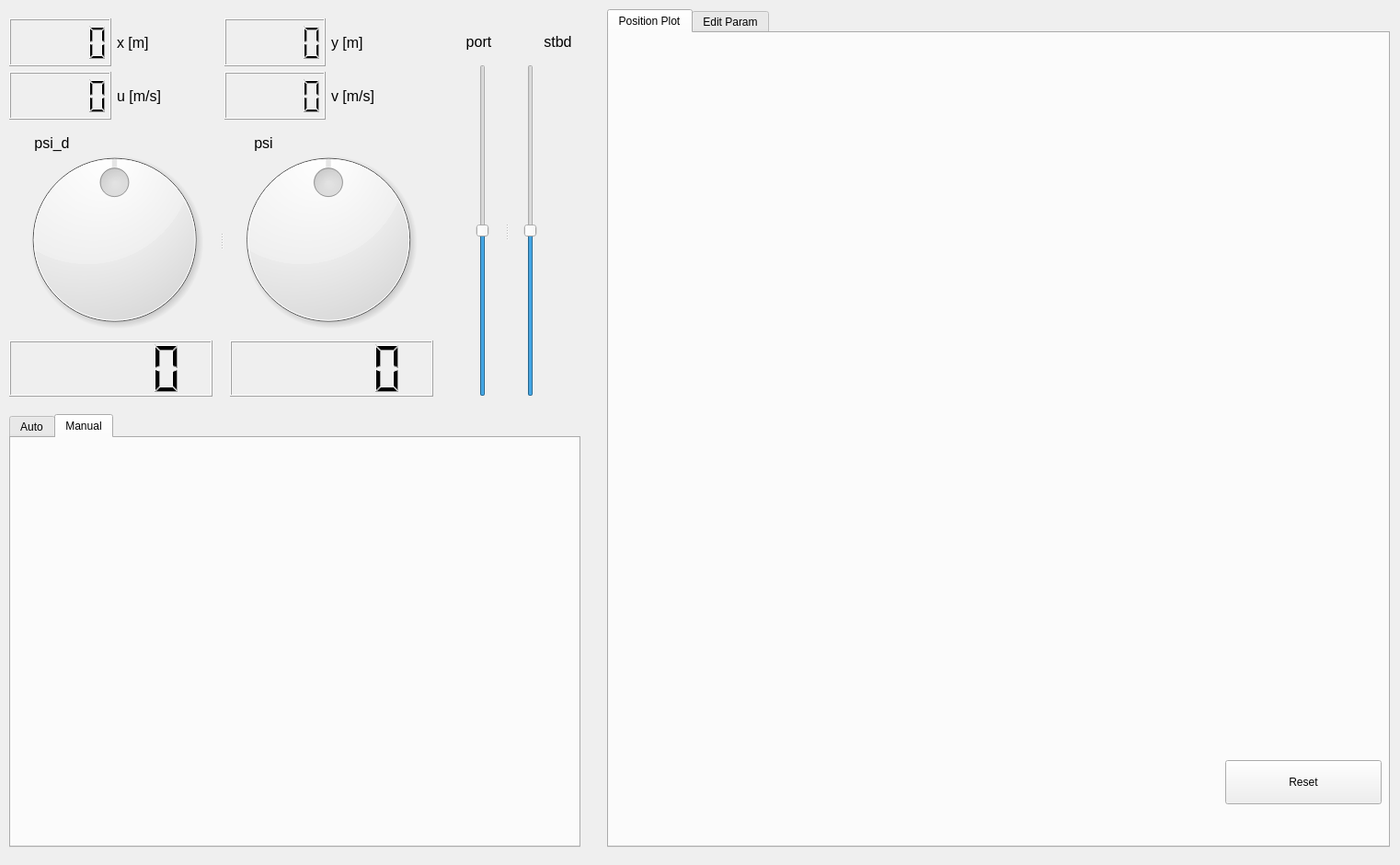
<?xml version="1.0" encoding="UTF-8"?>
<ui version="4.0">
 <class>USV</class>
 <widget class="QWidget" name="USV">
  <property name="windowModality">
   <enum>Qt::WindowModal</enum>
  </property>
  <property name="geometry">
   <rect>
    <x>0</x>
    <y>0</y>
    <width>1522</width>
    <height>940</height>
   </rect>
  </property>
  <property name="autoFillBackground">
   <bool>false</bool>
  </property>
  <widget class="QSplitter" name="splitter_5">
   <property name="geometry">
    <rect>
     <x>500</x>
     <y>70</y>
     <width>101</width>
     <height>361</height>
    </rect>
   </property>
   <property name="orientation">
    <enum>Qt::Horizontal</enum>
   </property>
   <widget class="QSlider" name="port_thrust_2">
    <property name="minimum">
     <number>1200</number>
    </property>
    <property name="maximum">
     <number>1800</number>
    </property>
    <property name="value">
     <number>1500</number>
    </property>
    <property name="orientation">
     <enum>Qt::Vertical</enum>
    </property>
    <property name="tickPosition">
     <enum>QSlider::NoTicks</enum>
    </property>
   </widget>
   <widget class="QSlider" name="stbd_thrust_2">
    <property name="minimum">
     <number>1200</number>
    </property>
    <property name="maximum">
     <number>1800</number>
    </property>
    <property name="value">
     <number>1500</number>
    </property>
    <property name="orientation">
     <enum>Qt::Vertical</enum>
    </property>
   </widget>
  </widget>
  <widget class="QLabel" name="label_yaw_2">
   <property name="geometry">
    <rect>
     <x>10</x>
     <y>130</y>
     <width>93</width>
     <height>51</height>
    </rect>
   </property>
   <property name="font">
    <font>
     <family>Ubuntu</family>
     <pointsize>12</pointsize>
     <weight>50</weight>
     <italic>false</italic>
     <bold>false</bold>
    </font>
   </property>
   <property name="text">
    <string>psi_d</string>
   </property>
   <property name="textFormat">
    <enum>Qt::AutoText</enum>
   </property>
   <property name="scaledContents">
    <bool>false</bool>
   </property>
   <property name="alignment">
    <set>Qt::AlignCenter</set>
   </property>
  </widget>
  <widget class="QLabel" name="label_yaw_3">
   <property name="geometry">
    <rect>
     <x>240</x>
     <y>130</y>
     <width>93</width>
     <height>51</height>
    </rect>
   </property>
   <property name="font">
    <font>
     <family>Ubuntu</family>
     <pointsize>12</pointsize>
     <weight>50</weight>
     <italic>false</italic>
     <bold>false</bold>
    </font>
   </property>
   <property name="text">
    <string>psi</string>
   </property>
   <property name="textFormat">
    <enum>Qt::AutoText</enum>
   </property>
   <property name="scaledContents">
    <bool>false</bool>
   </property>
   <property name="alignment">
    <set>Qt::AlignCenter</set>
   </property>
  </widget>
  <widget class="QLCDNumber" name="lcd_number_psi_d">
   <property name="geometry">
    <rect>
     <x>10</x>
     <y>370</y>
     <width>221</width>
     <height>61</height>
    </rect>
   </property>
  </widget>
  <widget class="QLCDNumber" name="lcd_number_yaw">
   <property name="geometry">
    <rect>
     <x>250</x>
     <y>370</y>
     <width>221</width>
     <height>61</height>
    </rect>
   </property>
  </widget>
  <widget class="QLabel" name="label_yaw_4">
   <property name="geometry">
    <rect>
     <x>480</x>
     <y>20</y>
     <width>81</width>
     <height>51</height>
    </rect>
   </property>
   <property name="font">
    <font>
     <family>Ubuntu</family>
     <pointsize>12</pointsize>
     <weight>50</weight>
     <italic>false</italic>
     <bold>false</bold>
    </font>
   </property>
   <property name="mouseTracking">
    <bool>false</bool>
   </property>
   <property name="layoutDirection">
    <enum>Qt::LeftToRight</enum>
   </property>
   <property name="text">
    <string>port</string>
   </property>
   <property name="textFormat">
    <enum>Qt::AutoText</enum>
   </property>
   <property name="scaledContents">
    <bool>false</bool>
   </property>
   <property name="alignment">
    <set>Qt::AlignCenter</set>
   </property>
   <property name="wordWrap">
    <bool>false</bool>
   </property>
  </widget>
  <widget class="QLabel" name="label_yaw_5">
   <property name="geometry">
    <rect>
     <x>560</x>
     <y>20</y>
     <width>93</width>
     <height>51</height>
    </rect>
   </property>
   <property name="font">
    <font>
     <family>Ubuntu</family>
     <pointsize>12</pointsize>
     <weight>50</weight>
     <italic>false</italic>
     <bold>false</bold>
    </font>
   </property>
   <property name="mouseTracking">
    <bool>false</bool>
   </property>
   <property name="layoutDirection">
    <enum>Qt::LeftToRight</enum>
   </property>
   <property name="text">
    <string>stbd</string>
   </property>
   <property name="textFormat">
    <enum>Qt::AutoText</enum>
   </property>
   <property name="scaledContents">
    <bool>false</bool>
   </property>
   <property name="alignment">
    <set>Qt::AlignCenter</set>
   </property>
  </widget>
  <widget class="QWidget" name="layoutWidget">
   <property name="geometry">
    <rect>
     <x>10</x>
     <y>20</y>
     <width>461</width>
     <height>110</height>
    </rect>
   </property>
   <layout class="QGridLayout" name="gridLayout_2">
    <property name="topMargin">
     <number>0</number>
    </property>
    <item row="0" column="0">
     <widget class="QLCDNumber" name="lcd_number_pos_x"/>
    </item>
    <item row="1" column="2">
     <widget class="QLCDNumber" name="lcd_number_vel_v"/>
    </item>
    <item row="0" column="1">
     <widget class="QLabel" name="label_x">
      <property name="font">
       <font>
        <family>Ubuntu</family>
        <pointsize>12</pointsize>
        <weight>50</weight>
        <italic>false</italic>
        <bold>false</bold>
       </font>
      </property>
      <property name="mouseTracking">
       <bool>false</bool>
      </property>
      <property name="tabletTracking">
       <bool>false</bool>
      </property>
      <property name="text">
       <string>x [m]</string>
      </property>
      <property name="margin">
       <number>0</number>
      </property>
      <property name="openExternalLinks">
       <bool>false</bool>
      </property>
     </widget>
    </item>
    <item row="1" column="5">
     <widget class="QLabel" name="label_yaw">
      <property name="font">
       <font>
        <pointsize>12</pointsize>
        <weight>50</weight>
        <italic>false</italic>
        <bold>false</bold>
       </font>
      </property>
      <property name="text">
       <string>v [m/s]</string>
      </property>
     </widget>
    </item>
    <item row="0" column="2">
     <widget class="QLCDNumber" name="lcd_number_pos_y"/>
    </item>
    <item row="1" column="1">
     <widget class="QLabel" name="lable_ms">
      <property name="font">
       <font>
        <pointsize>12</pointsize>
        <weight>50</weight>
        <italic>false</italic>
        <bold>false</bold>
       </font>
      </property>
      <property name="text">
       <string>u [m/s]</string>
      </property>
     </widget>
    </item>
    <item row="0" column="5">
     <widget class="QLabel" name="lable_y">
      <property name="font">
       <font>
        <pointsize>12</pointsize>
        <weight>50</weight>
        <italic>false</italic>
        <bold>false</bold>
       </font>
      </property>
      <property name="text">
       <string>y [m]</string>
      </property>
     </widget>
    </item>
    <item row="1" column="0">
     <widget class="QLCDNumber" name="lcd_number_vel_u"/>
    </item>
   </layout>
  </widget>
  <widget class="QSplitter" name="splitter">
   <property name="geometry">
    <rect>
     <x>10</x>
     <y>150</y>
     <width>461</width>
     <height>221</height>
    </rect>
   </property>
   <property name="orientation">
    <enum>Qt::Horizontal</enum>
   </property>
   <widget class="QDial" name="psi_d_2">
    <property name="minimum">
     <number>-180</number>
    </property>
    <property name="maximum">
     <number>180</number>
    </property>
    <property name="value">
     <number>0</number>
    </property>
   </widget>
   <widget class="QDial" name="psi_2">
    <property name="minimum">
     <number>-180</number>
    </property>
    <property name="maximum">
     <number>180</number>
    </property>
    <property name="value">
     <number>0</number>
    </property>
   </widget>
  </widget>
  <widget class="QTabWidget" name="tabWidget">
   <property name="geometry">
    <rect>
     <x>660</x>
     <y>10</y>
     <width>851</width>
     <height>911</height>
    </rect>
   </property>
   <property name="currentIndex">
    <number>0</number>
   </property>
   <widget class="QWidget" name="tab">
    <attribute name="title">
     <string>Position Plot</string>
    </attribute>
    <widget class="QWidget" name="plot_widget" native="true">
     <property name="geometry">
      <rect>
       <x>0</x>
       <y>0</y>
       <width>851</width>
       <height>781</height>
      </rect>
     </property>
     <property name="sizePolicy">
      <sizepolicy hsizetype="Expanding" vsizetype="Expanding">
       <horstretch>0</horstretch>
       <verstretch>0</verstretch>
      </sizepolicy>
     </property>
    </widget>
    <widget class="QPushButton" name="reset_button">
     <property name="geometry">
      <rect>
       <x>670</x>
       <y>790</y>
       <width>170</width>
       <height>48</height>
      </rect>
     </property>
     <property name="text">
      <string>Reset</string>
     </property>
    </widget>
   </widget>
   <widget class="QWidget" name="tab_2">
    <attribute name="title">
     <string>Edit Param</string>
    </attribute>
    <widget class="QSplitter" name="splitter_2">
     <property name="geometry">
      <rect>
       <x>10</x>
       <y>10</y>
       <width>461</width>
       <height>231</height>
      </rect>
     </property>
     <property name="orientation">
      <enum>Qt::Horizontal</enum>
     </property>
     <widget class="QWidget" name="layoutWidget">
      <layout class="QVBoxLayout" name="verticalLayout">
       <item>
        <widget class="QLCDNumber" name="lcd_kp"/>
       </item>
       <item>
        <widget class="QLCDNumber" name="lcd_ki"/>
       </item>
       <item>
        <widget class="QLCDNumber" name="lcd_kd"/>
       </item>
       <item>
        <widget class="QLCDNumber" name="lcd_std_pwm"/>
       </item>
      </layout>
     </widget>
     <widget class="QWidget" name="layoutWidget">
      <layout class="QFormLayout" name="formLayout">
       <item row="0" column="0">
        <widget class="QDoubleSpinBox" name="kp">
         <property name="maximum">
          <double>50.000000000000000</double>
         </property>
         <property name="singleStep">
          <double>0.100000000000000</double>
         </property>
        </widget>
       </item>
       <item row="0" column="1">
        <widget class="QPushButton" name="kp_setB">
         <property name="text">
          <string>set Kp</string>
         </property>
        </widget>
       </item>
       <item row="1" column="1">
        <widget class="QPushButton" name="ki_setB">
         <property name="text">
          <string>set Ki</string>
         </property>
        </widget>
       </item>
       <item row="2" column="0">
        <widget class="QDoubleSpinBox" name="kd">
         <property name="maximum">
          <double>10.000000000000000</double>
         </property>
         <property name="singleStep">
          <double>0.100000000000000</double>
         </property>
        </widget>
       </item>
       <item row="2" column="1">
        <widget class="QPushButton" name="kd_setB">
         <property name="text">
          <string>set Kd</string>
         </property>
        </widget>
       </item>
       <item row="1" column="0">
        <widget class="QDoubleSpinBox" name="ki">
         <property name="maximum">
          <double>50.000000000000000</double>
         </property>
         <property name="singleStep">
          <double>0.100000000000000</double>
         </property>
        </widget>
       </item>
       <item row="3" column="1">
        <widget class="QPushButton" name="std_pwm_setB">
         <property name="text">
          <string>set Std PWM</string>
         </property>
        </widget>
       </item>
       <item row="3" column="0">
        <widget class="QDoubleSpinBox" name="std_pwm">
         <property name="minimum">
          <double>1550.000000000000000</double>
         </property>
         <property name="maximum">
          <double>1700.000000000000000</double>
         </property>
         <property name="singleStep">
          <double>5.000000000000000</double>
         </property>
        </widget>
       </item>
      </layout>
     </widget>
    </widget>
   </widget>
  </widget>
  <widget class="QTabWidget" name="tabWidget_2">
   <property name="geometry">
    <rect>
     <x>10</x>
     <y>450</y>
     <width>621</width>
     <height>471</height>
    </rect>
   </property>
   <property name="currentIndex">
    <number>1</number>
   </property>
   <widget class="QWidget" name="tab_Auto">
    <attribute name="title">
     <string>Auto</string>
    </attribute>
   </widget>
   <widget class="QWidget" name="tab_Manual">
    <attribute name="title">
     <string>Manual</string>
    </attribute>
   </widget>
  </widget>
 </widget>
 <resources/>
 <connections/>
</ui>
